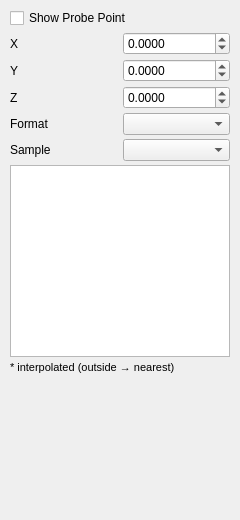
<?xml version="1.0" encoding="UTF-8"?>
<ui version="4.0">
 <class>ProbePage</class>
 <widget class="QWidget" name="ProbePage">
  <property name="geometry">
   <rect>
    <x>0</x>
    <y>0</y>
    <width>240</width>
    <height>520</height>
   </rect>
  </property>
  <layout class="QVBoxLayout" name="verticalLayout">
   <property name="spacing"><number>4</number></property>
   <property name="leftMargin"><number>10</number></property>
   <property name="topMargin"><number>8</number></property>
   <property name="rightMargin"><number>10</number></property>
   <property name="bottomMargin"><number>8</number></property>
   <item>
    <widget class="QCheckBox" name="enableCb">
     <property name="text"><string>Show Probe Point</string></property>
    </widget>
   </item>
   <item>
    <widget class="QWidget" name="optionsGroup" native="true">
     <layout class="QVBoxLayout" name="optionsLayout">
      <property name="spacing"><number>4</number></property>
      <property name="leftMargin"><number>0</number></property>
      <property name="topMargin"><number>0</number></property>
      <property name="rightMargin"><number>0</number></property>
      <property name="bottomMargin"><number>0</number></property>
      <item>
       <layout class="QHBoxLayout" name="xRow">
        <property name="spacing"><number>6</number></property>
        <item>
         <widget class="QLabel" name="xLabel">
          <property name="minimumSize"><size><width>16</width><height>0</height></size></property>
          <property name="text"><string>X</string></property>
          <property name="alignment"><set>Qt::AlignLeading|Qt::AlignLeft|Qt::AlignVCenter</set></property>
         </widget>
        </item>
        <item>
         <widget class="QDoubleSpinBox" name="xSpin">
          <property name="decimals"><number>4</number></property>
          <property name="minimum"><double>-1000000.000000</double></property>
          <property name="maximum"><double>1000000.000000</double></property>
         </widget>
        </item>
       </layout>
      </item>
      <item>
       <layout class="QHBoxLayout" name="yRow">
        <property name="spacing"><number>6</number></property>
        <item>
         <widget class="QLabel" name="yLabel">
          <property name="minimumSize"><size><width>16</width><height>0</height></size></property>
          <property name="text"><string>Y</string></property>
         </widget>
        </item>
        <item>
         <widget class="QDoubleSpinBox" name="ySpin">
          <property name="decimals"><number>4</number></property>
          <property name="minimum"><double>-1000000.000000</double></property>
          <property name="maximum"><double>1000000.000000</double></property>
         </widget>
        </item>
       </layout>
      </item>
      <item>
       <layout class="QHBoxLayout" name="zRow">
        <property name="spacing"><number>6</number></property>
        <item>
         <widget class="QLabel" name="zLabel">
          <property name="minimumSize"><size><width>16</width><height>0</height></size></property>
          <property name="text"><string>Z</string></property>
         </widget>
        </item>
        <item>
         <widget class="QDoubleSpinBox" name="zSpin">
          <property name="decimals"><number>4</number></property>
          <property name="minimum"><double>-1000000.000000</double></property>
          <property name="maximum"><double>1000000.000000</double></property>
         </widget>
        </item>
       </layout>
      </item>
      <item>
       <layout class="QHBoxLayout" name="formatRow">
        <property name="spacing"><number>6</number></property>
        <item>
         <widget class="QLabel" name="formatLabel">
          <property name="minimumSize"><size><width>56</width><height>0</height></size></property>
          <property name="text"><string>Format</string></property>
         </widget>
        </item>
        <item>
         <widget class="QComboBox" name="formatCombo"/>
        </item>
       </layout>
      </item>
      <item>
       <layout class="QHBoxLayout" name="placementRow">
        <property name="spacing"><number>6</number></property>
        <item>
         <widget class="QLabel" name="placementLabel">
          <property name="minimumSize"><size><width>56</width><height>0</height></size></property>
          <property name="text"><string>Sample</string></property>
         </widget>
        </item>
        <item>
         <widget class="QComboBox" name="placementCombo"/>
        </item>
       </layout>
      </item>
       <item>
        <widget class="QTableWidget" name="valueTable">
         <property name="minimumSize"><size><width>0</width><height>160</height></size></property>
         <property name="editTriggers"><set>QAbstractItemView::NoEditTriggers</set></property>
         <property name="selectionMode"><enum>QAbstractItemView::NoSelection</enum></property>
         <property name="showGrid"><bool>true</bool></property>
        </widget>
       </item>
      <item>
       <widget class="QLabel" name="hintLabel">
        <property name="text"><string>* interpolated (outside → nearest)</string></property>
        <property name="styleSheet"><string notr="true">color: palette(placeholderText); font-size: 11px;</string></property>
        <property name="wordWrap"><bool>true</bool></property>
       </widget>
      </item>
     </layout>
    </widget>
   </item>
   <item>
    <spacer name="bottomSpacer">
     <property name="orientation"><enum>Qt::Vertical</enum></property>
     <property name="sizeHint" stdset="0">
      <size><width>20</width><height>20</height></size>
     </property>
    </spacer>
   </item>
  </layout>
 </widget>
 <resources/>
 <connections/>
</ui>
